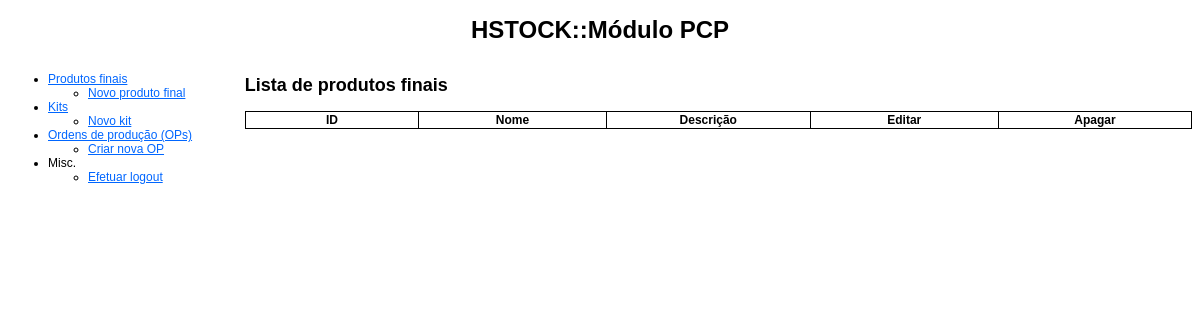
The page /pcp/produtos_finais.php (signed in) on the database as committed earlier.
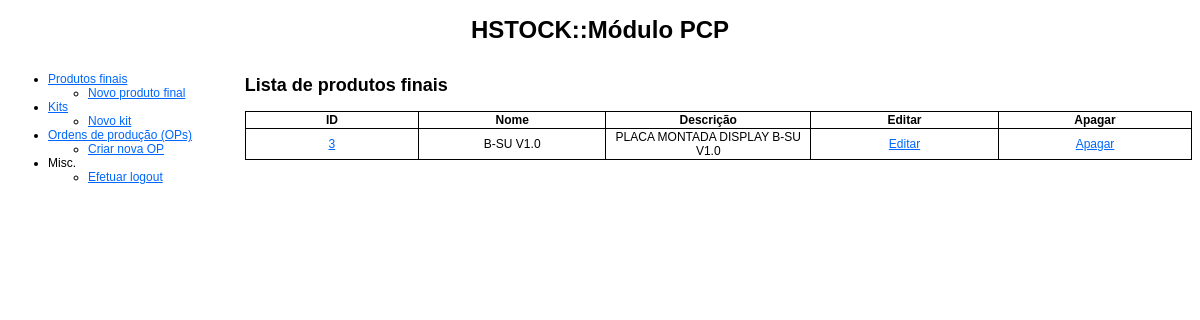
The same page on the database as committed later.
### tables this page shows
CREATE TABLE IF NOT EXISTS `produtos_finais` (
  `id` int(11) NOT NULL AUTO_INCREMENT,
  `nome` varchar(255) NOT NULL,
  `descricao` text NOT NULL,
  PRIMARY KEY (`id`)
);

### pcp/produtos_finais.php (the view, shortened to what this page needs)
<!DOCTYPE html PUBLIC "-//W3C//DTD XHTML 1.0 Transitional//EN" "http://www.w3.org/TR/xhtml1/DTD/xhtml1-transitional.dtd">
<html xmlns="http://www.w3.org/1999/xhtml">
    <head>
        <link href="estilos_hton.css" rel="stylesheet" type="text/css" />
    </head>
    <body>
   	<div id="header">
    	<h1>HSTOCK::Módulo PCP</h1>
    </div>
    <div id="menu">
        <?php require_once('menu.php'); ?>
	</div>
    <div id="content">
		<?php
		@$action = $_GET['action'];
		switch($action)
		{
				?>
                <?php
			default:
				?>
                <h2>Lista de produtos finais</h2>
				<table class="content_table">
					<tr>
						<th>ID</th>
						<th>Nome</th>
						<th>Descrição</th>
                        <th>Editar</th>
                        <th>Apagar</th>
					</tr>
					<?php
					$c = new conexao;
					$c->set_charset('utf8');
					$q = "SELECT * FROM produtos_finais;";
					$r = $c->query($q);
					while($produto_final = $r->fetch_object()): ?>
					<tr>
						<td><a href='produtos_finais.php?action=view&id=<?php echo $produto_final->id; ?>'><?php echo $produto_final->id; ?></a></td>
						<td><?php echo $produto_final->nome; ?></td>
						<td><?php echo $produto_final->descricao; ?></td>
                        <td><a href='produtos_finais.php?action=edit&id=<?php echo $produto_final->id; ?>'>Editar</a></td>
                        <td><a href='produtos_finais.php?action=delete&id=<?php echo $produto_final->id; ?>'>Apagar</a></td>
					</tr>
					<?php endwhile; ?>
				</table>
				<?php
			break;
		}
		?>
    </div>
    </body>
</html>

Rows that differ between the two databases and show on the page:
added produtos_finais: id "3", nome "B-SU V1.0", descricao "PLACA MONTADA DISPLAY B-SU V1.0"
